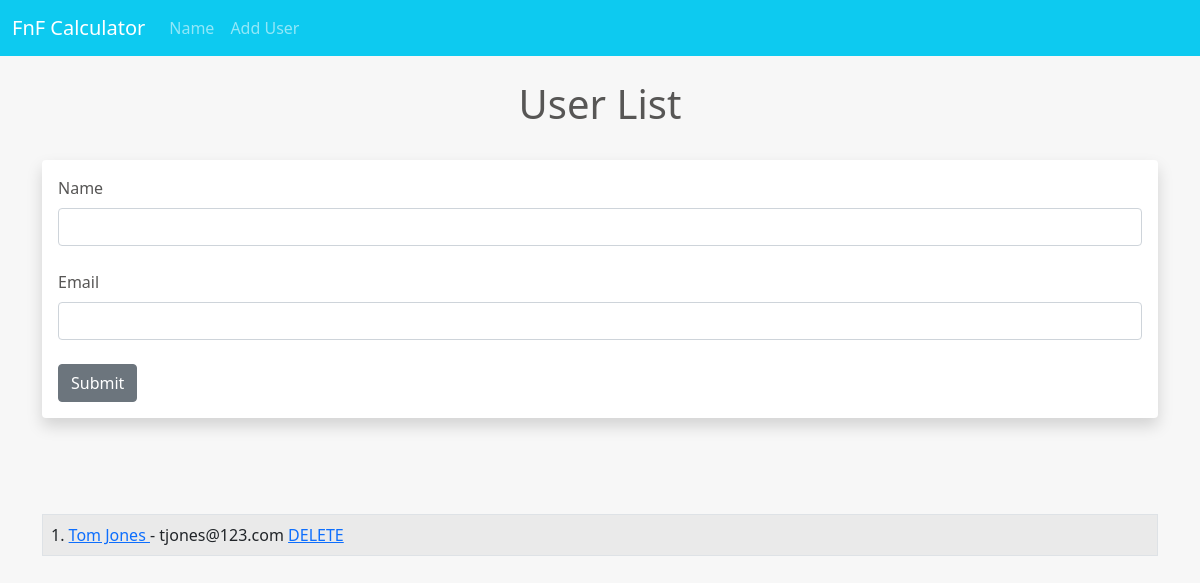
The page /user/add on the database as committed earlier.
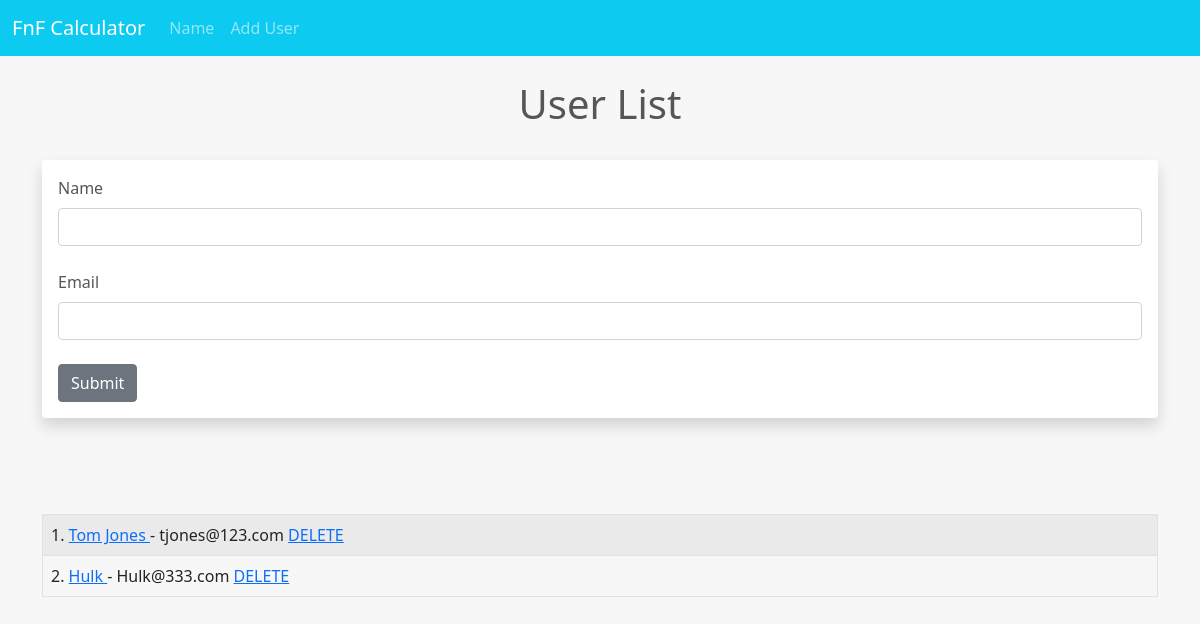
The same page on the database as committed later.
### hello.py (models this page shows, shortened)
class Users(db.Model):
    id = db.Column(db.Integer, primary_key=True)
    name = db.Column(db.String(100), nullable=False)
    email = db.Column(db.String(100), nullable=False, unique=True)
    date_added = db.Column(db.DateTime, default=datetime.utcnow)

### hello.py (the view, shortened to what this page needs)
@app.route('/user/add',methods=['GET','POST'])
def add_user():
    name = None
    form=UserForm()
    our_users = Users.query.order_by(Users.date_added)
    return render_template('add_user.html',form=form,name=name,our_users=our_users)

### hello.py
class UserForm(FlaskForm):
    name = StringField('Name', validators=[DataRequired()])
    email = StringField('Email', validators=[DataRequired()])
    submit =  SubmitField('Submit')

### templates/add_user.html (shortened to what this page needs)
{% extends 'base.html' %}
{% block content %}
{% if name %}
    <h4>User Added </h4>
    <br/><br/>
    <table class="table table-hover table-bordered table-striped">
        {% for our_user in our_users %}
        <tr>
            <td>{{ our_user.id }}. <a href="{{ url_for('update', id=our_user.id) }}"> {{ our_user.name }} </a>
                - {{ our_user.email }} <a href=" {{ url_for('delete', id=our_user.id) }} ">DELETE</a></td>
        </tr>
        {%endfor%}
    </table>
{% else %}
    <h1>User List</h1>
    <br/>
    <div class="shadow p-3 mb-5 bg-body rounded">
        <form method="POST">
            {{form.name.label (class="form-label")}}
            {{form.name(class="form-control")}}
            <br/>
            {{form.email.label (class="form-label")}}
            {{form.email(class="form-control")}}
            <br/>
            {{form.submit(class="btn btn-secondary")}}
        </form>
    </div>
<br/><br/>
<table class="table table-hover table-bordered table-striped">
    {% for our_user in our_users %}
    <tr>
        <td>{{ our_user.id }}. <a href=" {{ url_for('update', id=our_user.id) }} "> {{ our_user.name }} </a>
            - {{ our_user.email }} <a href=" {{ url_for('delete', id=our_user.id) }} ">DELETE</a>
        </td>
    </tr>
    {%endfor%}
</table>
{% endif %}
{% endblock %}

### templates/base.html (shortened to what this page needs)
<!doctype html>
<html lang="en">
  <head>
    <link href="https://cdn.jsdelivr.net/npm/bootstrap@5.1.3/dist/css/bootstrap.min.css" rel="stylesheet">
    <link href="{{url_for('static',filename='css/style.css')}} " rel="stylesheet">
  </head>
  <body>
    {% include 'navbar.html' %}
    <br/>
    <div class="container">
        {% block content %}
        {% endblock %}
    </div>
  </body>
</html>

### templates/navbar.html (shortened to what this page needs)
<nav class="navbar navbar-expand-lg navbar-dark bg-info ">
    <div class="container-fluid">
      <a class="navbar-brand" href="{{url_for('index')}}">FnF Calculator</a>
      <div class="collapse navbar-collapse" id="navbarSupportedContent">
        <ul class="navbar-nav me-auto mb-2 mb-lg-0">
          <li class="nav-item">
            <a class="nav-link" href=" {{ url_for('name')}} ">Name</a>
          </li>
          <li class="nav-item">
            <a class="nav-link" href=" {{ url_for('add_user')}} ">Add User</a>
          </li>
        </ul>
      </div>
    </div>
  </nav>

### static/css/style.css (style rules this page uses)
body { background-color: #f7f7f7; color: #575655; }
.nav-link { color: white; }
h1 { text-align: center; color: #575655; }

Rows that differ between the two databases and show on the page:
added Users: id "2", name "Hulk", email "Hulk@333.com"
